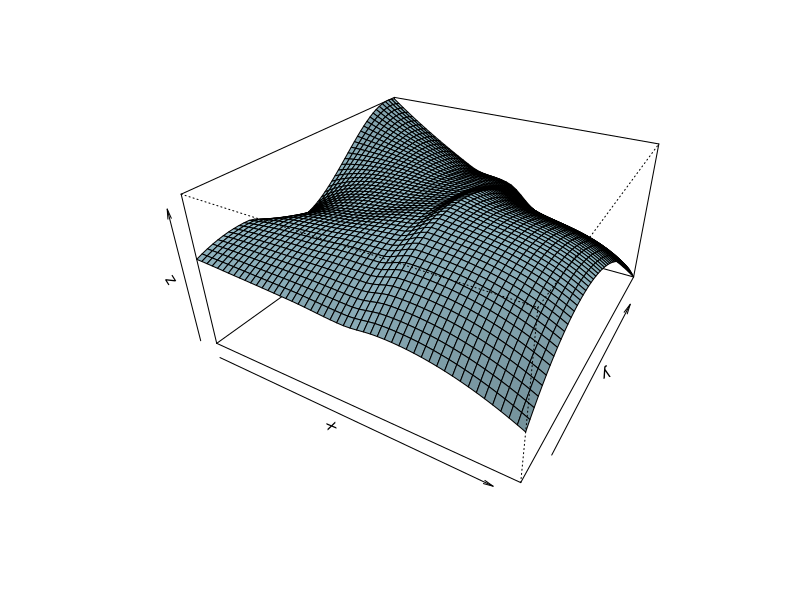

Reproduce this figure in R.

### Interpolated surface.

## Set up a matrix and convert it to a data frame. Add the row means as a new column to the frame. A 2D interpolated surface is meant to interpolate response variables (z) using a pair of predictors  (x,y). This example is therefore contrived.

set.seed(1303)
mVal = matrix(rnorm(100), 20, 5)
rownames(mVal) = letters[1:20]
colnames(mVal) = toupper(letters[1:5])
dVal = data.frame(mVal)
dVal[, "Mean"] = rowMeans(dVal)

## Mean ~ A + B implies Mean is the response variable and A and B are the predictors. Vectors of x and y axis values are constructed from the range of values in column A and B respectively. I don't know exactly what loess and outer does, but they get me to the point of seeing a nice surface.
 
model = loess(Mean ~ A + B, data = dVal)
x = range(dVal$A)
x = seq(x[1], x[2], length.out = 50)
y = range(dVal$B)
y = seq(y[1], y[2], length.out = 50)
z = outer(x, y, function(A, B) predict(model, data.frame(A, B)))
p = persp(x, y, z, theta = 30, phi = 30, col = "lightblue", expand = 0.5, shade = 0.2)

## TODO: explain this block that plots points in 3D, through which the surface was fitted.

#obs = trans3d(income2$Education, income2$Seniority, income2$Income, p)
#pred = trans3d(income2$Education, income2$Seniority, fitted(model), p)
#points(obs, col = "red", pch = 16)
#segments(obs$x, obs$y, pred$x, pred$y)
